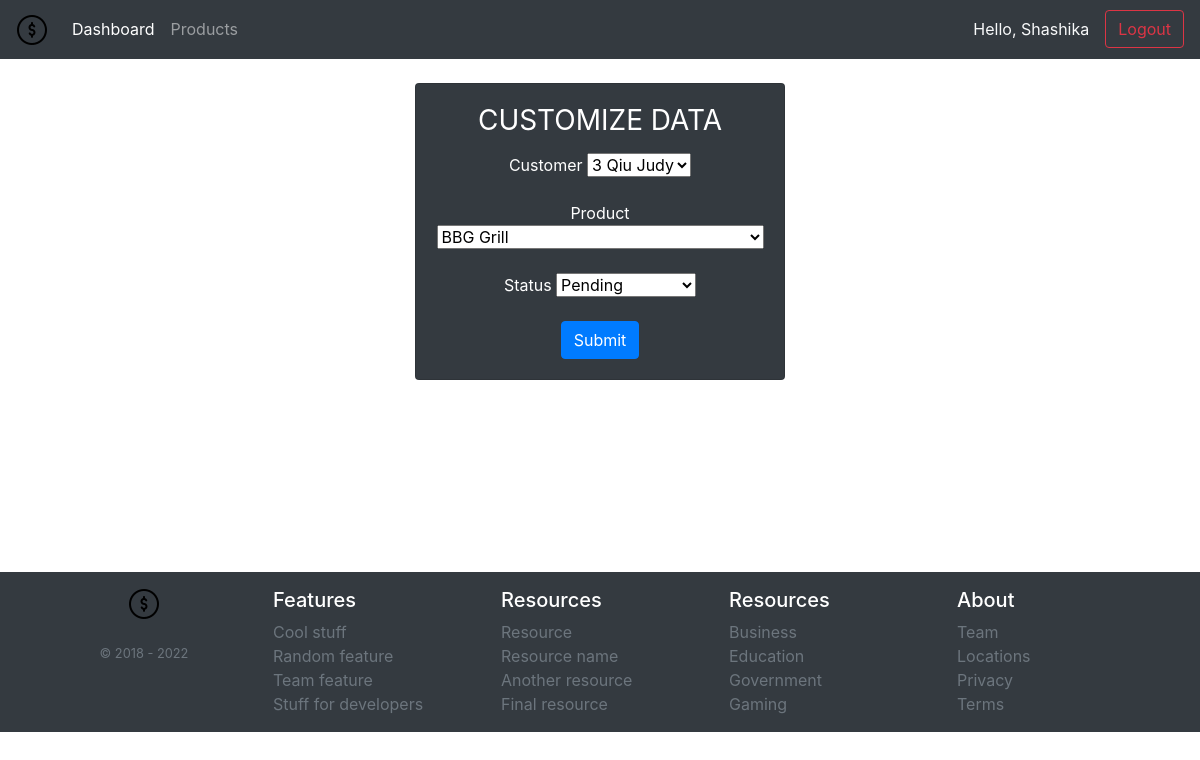
/update-order/15/ (signed in), run on the app's committed database.
### accounts/models.py (models this page shows, shortened)
class Order(models.Model):
    STATUS = (
        ('Processing','Processing'),
        ('Pending','Pending'),
        ('Delivered','Delivered'),
        ('Out for delivary','Out for delivary'),
    )
    customer = models.ForeignKey(Customer,blank=True, null=True,on_delete=models.SET_NULL)
    product = models.ForeignKey(Product,blank=True, null=True,on_delete=models.SET_NULL)
    status = models.CharField(max_length=200,null=True,choices=STATUS,default='Processing')
    date_created = models.DateTimeField(auto_now_add=True)
    note = models.CharField(max_length=1000,null=True)

### accounts/decorators.py (the view)
        def wrapper_func(request,*args, **kwargs):
            group = None
            if request.user.groups.exists():
                group = request.user.groups.all()[0].name
            print("allowed_roles :",allowed_roles, "group :",group)
            if group in allowed_roles:
                return view_func(request,*args, **kwargs)
            else:
                return HttpResponse('error 401! you are not authorized to view this page')

### accounts/forms.py
class OrderFrom(ModelForm):
    class Meta:
        model = Order
        fields = '__all__'

### accounts/models.py (called while the page is built)
    def __str__(self):
        return '{0} {1}'.format(self.id, self.name)

    def __str__(self):
        return self.name

### accounts/views.py (called while the page is built)
@login_required(login_url='login')
@allowed_users(allowed_roles=['admin','superadmin'])
def update_order(request,pk):
    order = Order.objects.get(id=pk)
    form = OrderFrom(instance=order)
    if request.method == 'POST':
        form = OrderFrom(request.POST,instance=order)
        if form.is_valid():
            form.save()
            return redirect('/')
    context = {"form":form}
    return render(request,'order_form.html',context)

### accounts/templates/order_form.html (shortened to what this page needs)
{% extends 'main.html'%}
{% load static %}
{% block content %}
<div class="row">
    <div class="col-md-4"></div>
    <div class="col-md-4">
        <div class="text-center card text-white bg-dark">
            <div class="card-body">
                <form method="POST" class="form-signin">
                    <h4 class="h3 mb-3 font-weight-normal">CUSTOMIZE DATA</h4>
                    {% if form != null %}
                        {{form.customer.label}}
                        {{form.customer}}
                        <br>
                        <br>
                        {{form.product.label}}
                        {{form.product}}
                        <br>
                        <br>
                        {{form.status.label}}
                        {{form.status}}
                        <br>
                        <br>
                        <input class="btn btn-primary" type="submit" name="submit">
                    {%endif%}
                </form>
            </div>
        </div>
    </div>
</div>
{% endblock %}

### accounts/templates/navbar.html (shortened to what this page needs)
{% load static %}
<nav class="navbar navbar-expand-md navbar-dark bg-dark mb-4">
    <a class="navbar-brand" href="#">
      <img src="{% static './images/logo.png' %}" alt="logo">
    </a>
    <div class="collapse navbar-collapse" id="navbarCollapse">
      {% if request.user.is_staff %}
      <ul class="navbar-nav mr-auto">
        <li class="nav-item active">
          <a class="nav-link" href="{% url 'home' %}">Dashboard <span class="sr-only">(current)</span></a>
        </li>
        <li class="nav-item">
          <a class="nav-link" href="{% url 'products' %}">Products</a>
        </li>
      </ul>
      <span class="text-light mr-3">Hello, {{request.user |capfirst }}</span>
      <span><a class="btn btn-outline-danger" href="{% url 'logout' %}">Logout</a></span>
      {% endif %}
    </div>
  </nav>

### data on the page
Order: customer "3 Qiu Judy", product "BBG Grill", status "Pending"

### other printed values
{{ request.user |capfirst }} "Shashika"
